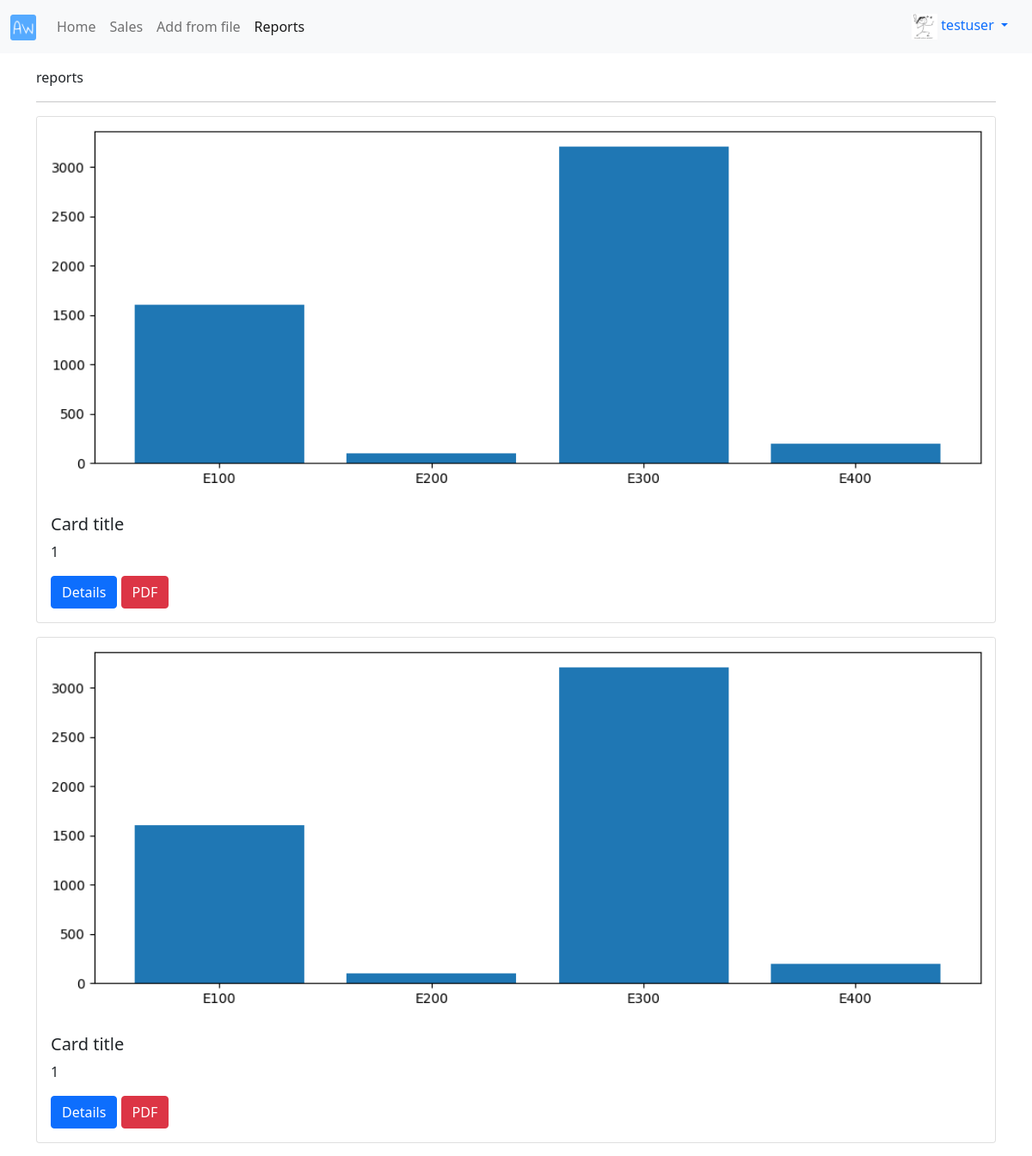
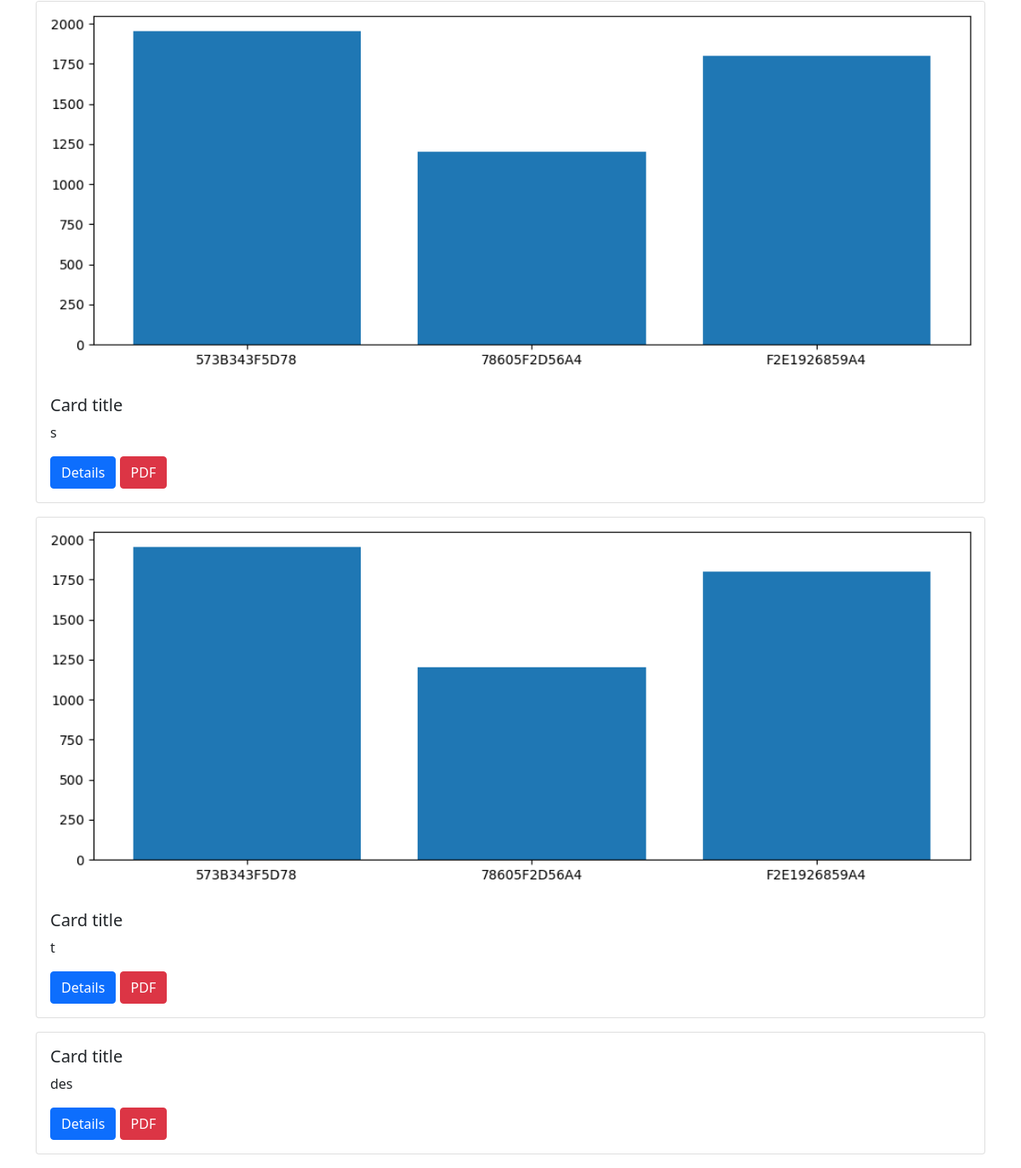
The app's page /reports/ (signed in) with its own data (2 pictures, top to bottom).
### profiles/models.py (models this page shows, shortened)
class Profile(models.Model):
    user = models.OneToOneField(User, on_delete = models.CASCADE)
    bio = models.TextField(default = "no bio...")
    avatar = models.ImageField(upload_to = 'avatars', default = 'no_picture_profile.png')
    created = models.DateTimeField(auto_now_add = True)
    updated = models.DateTimeField(auto_now = True)

### reports/models.py (models this page shows, shortened)
class Report(models.Model):
    name = models.CharField(max_length = 120)
    image = models.ImageField(upload_to = 'reports', blank = True)
    remarks = models.TextField()
    author = models.ForeignKey(Profile, on_delete = models.CASCADE)
    created = models.DateTimeField(auto_now_add = True)
    updated = models.DateTimeField(auto_now = True)
    def get_absolute_url(self):
        return reverse('reports:detail', kwargs={'pk': self.pk})
    class Meta:
        ordering = ('-created',)

### reports/views.py (the view)
# urls.py: path('', ReportListView.as_view(), name = 'main'),
class ReportListView(LoginRequiredMixin, ListView):
    model = Report
    template_name = 'reports/main.html'

### reports/templates/reports/main.html (shortened to what this page needs)
{% extends 'base.html' %}
{% block content %}
reports
<hr>
{% for obj in object_list %}
    <div class="card mb-3">
        {% if obj.image %}
            <img src="{{obj.image.url}}" class="card-img-top" alt="{{obj.name}}">
        {% endif %}
        <div class="card-body">
            <h5 class="{{obj.name}}">Card title</h5>
            <p class="card-text">{{obj.remarks|truncatewords:2}}</p>
            <a href="{{obj.get_absolute_url}}" class="btn btn-primary">Details</a>
            <a href="{% url 'reports:pdf' obj.pk %}" class="btn btn-danger">PDF</a>
        </div>
    </div>
{% endfor %}
{% endblock content %}

### templates/navbar.html (shortened to what this page needs)
{% load static %}
{% url 'sales:home' as path_to_home %}
{% url 'sales:list' as path_to_sales %}
{% url 'reports:from-file' as path_to_from_file %}
{% url 'reports:main' as path_to_reports %}
<nav class="navbar navbar-expand-lg navbar-light bg-light">
  <div class="container-fluid">
    <a class="navbar-brand" href="{{path_to_home}}"><img src="{% static 'logo.png' %}" class="logo-sm"></a>
    <div class="collapse navbar-collapse" id="navbarNav">
      <ul class="navbar-nav">
        <li class="nav-item">
          <a class="nav-link {% if request.path == path_to_home %}active{% endif%}" href="{{path_to_home}}">Home</a>
        </li>
        <li class="nav-item">
          <a class="nav-link {% if request.path == path_to_sales %}active{% endif%}" href="{{path_to_sales}}">Sales</a>
        </li>
        <li class="nav-item">
          <a class="nav-link {% if request.path == path_to_from_file %}active{% endif%}" href="{{path_to_from_file}}">Add from file</a>
        </li>
        <li class="nav-item">
          <a class="nav-link {% if request.path == path_to_reports %}active{% endif%}" href="{{path_to_reports}}">Reports</a>
        </li>
      </ul>
    </div>
    {% if request.user.is_authenticated %}
      <div class="nav-item dropdown">
        <div class="nav-link dropdown-toggle" id="navbarDropdownMenuLink" role="button" data-bs-toggle="dropdown" aria-expanded="false">
          <img src="{{request.user.profile.avatar.url}}" class="avatar-sm">&nbsp;{{request.user}}
        </div>
      </div>
    {% endif %}
  </div>
</nav>

### static/style.css (style rules this page uses)
.avatar-sm { height: 30px; width: 30px; }
.logo-sm { height: 30px; width: auto; }

### records on screen
Report: image (picture), remarks "1"
Report: image (picture), remarks "1"
Report: image (picture), remarks "s"
Report: image (picture), remarks "t"
Report: remarks "des"

### other values on screen
{{ request.user }} "testuser"
